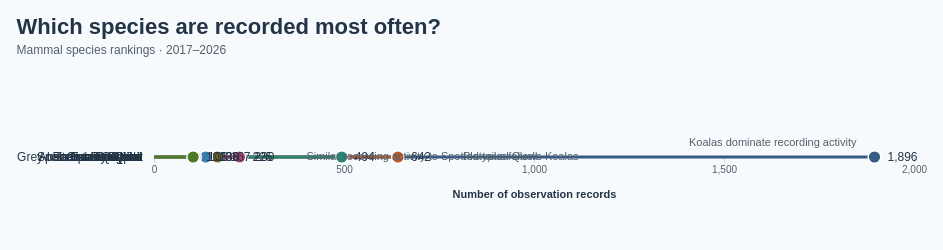

The Vega-Lite source for this figure:
### Vega specification from a JSON file in a GitHub repository (floating-point values rounded to 4 significant figures; data arrays with more than 128 entries replaced by an {"elided": "..."} marker saying what was removed)
{"$schema": "https://vega.github.io/schema/vega/v5.json", "description": "Most recorded mammal species in Dataset/observations-794195.csv. The 2017–2026 window contains 6,015 species-level observations across 146 species; their counts are aggregated and embedded. Subspecies are combined with their parent species using the first two scientific-name components; genus-only records are excluded. Counts include 2017–2026 observation dates and records regardless of coordinates. Top N is selected by count descending with scientific name breaking ties, then displayed in the selected sort order. Counts measure recording activity, not animal abundance. Lollipop heads are plain circles whose centres mark the observation counts. Species colours match the ten-species palette in BumpChart.vg.json; counts and rankings use the selected observation years. Row annotations highlight the Koala share, its lead over Platypus, and the near tie at ranks 4 and 5. A summary updates the share of records covered by the selected Top N. Uses the 10 most recent available observation years (2017–2026), including partial 2026.", "width": 760, "height": {"signal": "length(data(\"topSpecies\")) * 34"}, "padding": 16, "background": "#f7fafc", "title": {"text": "Which species are recorded most often?", "subtitle": ["Mammal species rankings · 2017–2026"], "anchor": "start", "font": "Arial", "fontSize": 22, "color": "#243447", "subtitleFont": "Arial", "subtitleFontSize": 12, "subtitleColor": "#52606d", "offset": 80, "subtitlePadding": 6, "subtitleLineHeight": 16, "fontWeight": "bold"}, "signals": [{"name": "topN", "value": 10, "bind": {"input": "select", "options": [5, 10], "labels": ["Top 5", "Top 10"], "name": "Species shown: "}}, {"name": "sortOrder", "value": "Descending", "bind": {"input": "select", "options": ["Descending", "Ascending"], "name": "Sort by observations: "}}, {"name": "hoveredSpecies", "value": null, "on": [{"events": "@stems:mouseover, @dots:mouseover, @counts:mouseover", "update": "datum.scientific_name"}, {"events": "@stems:mouseout, @dots:mouseout, @counts:mouseout", "update": "null"}]}], "data": [{"name": "speciesCounts", "values": {"elided": "146 records"}, "transform": [{"type": "window", "sort": {"field": ["count", "scientific_name"], "order": ["descending", "ascending"]}, "ops": ["row_number"], "as": ["rank"]}]}, {"name": "topSpecies", "source": "speciesCounts", "transform": [{"type": "filter", "expr": "datum.rank <= topN"}, {"type": "formula", "expr": "sortOrder === 'Ascending' ? datum.count : -datum.count", "as": "sortKey"}, {"type": "collect", "sort": {"field": ["sortKey", "scientific_name"], "order": ["ascending", "ascending"]}}]}, {"name": "insightRows", "source": "topSpecies", "transform": [{"type": "filter", "expr": "datum.rank === 1 || datum.rank === 2 || datum.rank === 4"}]}, {"name": "shownSummary", "source": "topSpecies", "transform": [{"type": "aggregate", "fields": ["count"], "ops": ["sum"], "as": ["shownCount"]}]}], "scales": [{"name": "x", "type": "linear", "domain": {"data": "speciesCounts", "field": "count"}, "range": "width", "zero": true, "nice": true}, {"name": "y", "type": "band", "domain": {"data": "topSpecies", "field": "scientific_name", "sort": {"op": "min", "field": "sortKey", "order": "ascending"}}, "range": "height", "padding": 0.4}, {"name": "speciesColor", "type": "ordinal", "domain": ["Koala", "Platypus", "Grey-headed Flying-fox", "Greater Glider", "Spotted-tailed Quoll", "European Rabbit", "Quokka", "Tasmanian Devil", "Eastern Barred Bandicoot", "Numbat", "Australian Sea Lion", "Eastern Quoll"], "range": ["#365B85", "#B65C30", "#2A8576", "#885BA6", "#AD4770", "#86701D", "#397FAD", "#6D6B70", "#C17A24", "#5146A0", "#4D7A24", "#bab0ab"], "unknown": "#7cacc6"}], "axes": [{"orient": "bottom", "scale": "x", "title": "Number of observation records", "format": ",d", "tickCount": 5, "grid": true, "gridColor": "#e3e9ef", "domain": false, "tickColor": "#c9d4df", "labelColor": "#52606d", "titleColor": "#243447", "titlePadding": 14}, {"orient": "left", "scale": "y", "domain": false, "ticks": false, "labelPadding": 12, "labelLimit": 280, "labelColor": "#243447", "labelFontSize": 12, "encode": {"labels": {"update": {"text": {"signal": "data('topSpecies')[indexof(domain('y'), datum.value)].species"}}}}}], "marks": [{"name": "stems", "type": "rule", "from": {"data": "topSpecies"}, "encode": {"enter": {"x": {"scale": "x", "value": 0}, "strokeWidth": {"value": 3}}, "update": {"x2": {"scale": "x", "field": "count"}, "y": {"scale": "y", "field": "scientific_name", "band": 0.5}, "stroke": {"scale": "speciesColor", "field": "species"}, "tooltip": {"signal": "{'Species': datum.species, 'Scientific name': datum.scientific_name, 'Observations': format(datum.count, ',d'), 'Share of species-level records': format(datum.count / 6015, '.1%'), 'Overall rank': datum.rank}"}, "strokeWidth": {"signal": "hoveredSpecies === datum.scientific_name ? 4 : 3"}}}}, {"name": "dots", "type": "symbol", "from": {"data": "topSpecies"}, "encode": {"enter": {"cursor": {"value": "pointer"}, "shape": {"value": "circle"}, "stroke": {"value": "#ffffff"}, "strokeWidth": {"value": 1.5}}, "update": {"x": {"scale": "x", "field": "count"}, "y": {"scale": "y", "field": "scientific_name", "band": 0.5}, "tooltip": {"signal": "{'Species': datum.species, 'Scientific name': datum.scientific_name, 'Observations': format(datum.count, ',d'), 'Share of species-level records': format(datum.count / 6015, '.1%'), 'Overall rank': datum.rank}"}, "description": {"signal": "datum.species + ', ' + format(datum.count, ',d') + ' observations'"}, "fill": {"scale": "speciesColor", "field": "species"}, "size": {"signal": "hoveredSpecies === datum.scientific_name ? 220 : 160"}}}}, {"name": "counts", "type": "text", "from": {"data": "topSpecies"}, "encode": {"enter": {"align": {"value": "left"}, "baseline": {"value": "middle"}, "dx": {"value": 13}, "font": {"value": "Arial"}, "fontSize": {"value": 12}, "fill": {"value": "#243447"}}, "update": {"x": {"scale": "x", "field": "count"}, "y": {"scale": "y", "field": "scientific_name", "band": 0.5}, "text": {"signal": "format(datum.count, ',d')"}}}}, {"name": "speciesInsights", "type": "text", "interactive": false, "from": {"data": "insightRows"}, "encode": {"enter": {"font": {"value": "Arial"}, "fontSize": {"value": 11}, "fill": {"value": "#52606d"}}, "update": {"x": {"signal": "scale('x', datum.count) + (datum.rank === 1 ? -18 : 65)"}, "y": {"scale": "y", "field": "scientific_name", "band": 0.5}, "dy": {"signal": "datum.rank === 1 ? -9 : 0"}, "align": {"signal": "datum.rank === 1 ? 'right' : 'left'"}, "baseline": {"signal": "datum.rank === 1 ? 'bottom' : 'middle'"}, "text": {"signal": "datum.rank === 1 ? 'Koalas dominate recording activity' : datum.rank === 2 ? 'Platypus follows Koalas' : 'Similar recording activity to Spotted-tailed Quoll'"}}}}, {"name": "concentrationInsight", "type": "text", "interactive": false, "from": {"data": "shownSummary"}, "encode": {"enter": {"x": {"value": 0}, "align": {"value": "left"}, "baseline": {"value": "top"}, "font": {"value": "Arial"}, "fontSize": {"value": 12}, "fontWeight": {"value": "bold"}, "fill": {"value": "#243447"}}, "update": {"y": {"signal": "height + 66"}, "text": {"value": ""}}}}], "config": {"font": "Arial", "axis": {"labelFont": "Arial", "titleFont": "Arial"}}, "usermeta": {"observationWindow": {"source": "Dataset/observations-794195.csv", "dateField": "observed_on", "years": [2017, 2018, 2019, 2020, 2021, 2022, 2023, 2024, 2025, 2026], "yearCount": 10, "includesPartialLatestYear": true}}}
